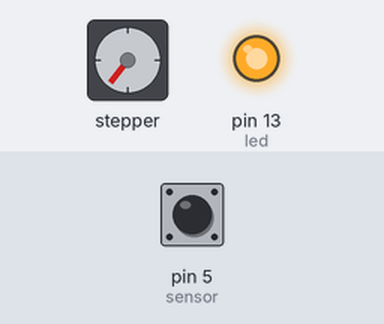
This sketch was run on a simulated Arduino Uno, built with avr-gcc and run on an emulated ATmega328P. Shown: stepper motor, output pins drawn as LEDs (lit = HIGH). Wiring (inferred from the names in the program): stepper motor driver (200 steps per turn assumed): step pin 3; direction pin 4. The inputs (shaded band) are chosen by the test bench; at power-on: pin 5 (sensor) HIGH. Pins used as bus, display or sensor lines are not drawn.

Above: at 1.25 s.
1.3 s: pin 5 (sensor) driven LOW
At 1.8 s:
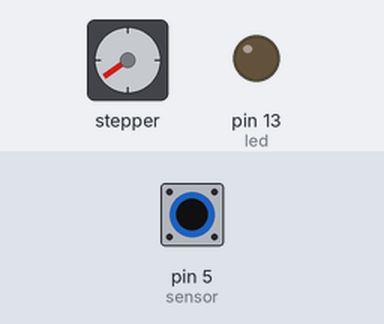
2.8 s: pin 5 (sensor) driven HIGH
At 4.1 s:
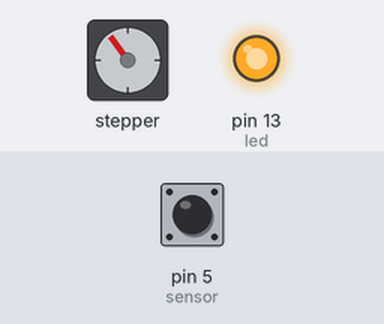
5.8 s: pin 5 (sensor) driven LOW
At 6.5 s:
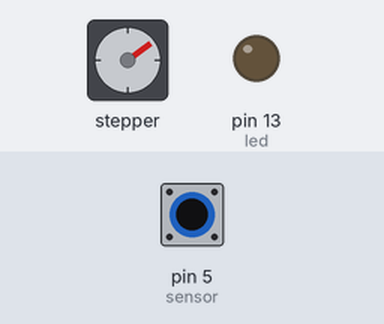
7.3 s: pin 5 (sensor) driven HIGH
At 8.4 s:
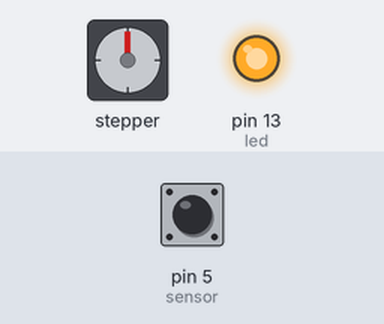
10.3 s: pin 5 (sensor) driven LOW
At 11.1 s:
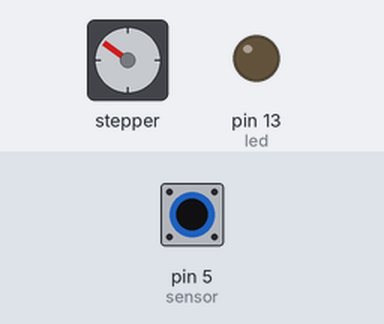
11.8 s: pin 5 (sensor) pulsed HIGH 2 times (0.12 s each, 0.3 s apart)
At 13.3 s:
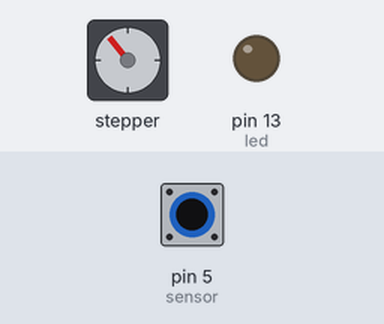
Timing chart, 0 to 14.8 s (numbered marks = the images above; inputs shaded):
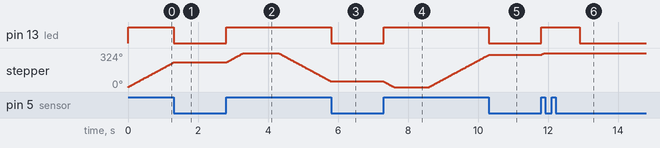

The sketch:

ir_sensor_based_servo_motor_control.ino
```cpp
#define sensor 5
#define led 13
// defines pins numbers
const int stepPin = 3;
const int dirPin = 4;
int j = 0,val = 0;

void setup()
   {
       pinMode(sensor, INPUT);
       pinMode(led, OUTPUT);
       pinMode(stepPin,OUTPUT);
       pinMode(dirPin,OUTPUT);
    }
void loop()
{
  j = 0;
   while(j < 2){
     if(j == 0){
     digitalWrite(dirPin,HIGH);
     motorpositive();
     delay(1000);
     }
     else {
     digitalWrite(dirPin,LOW);
     motorpositive();
     delay(1000);
     }
     j++;
   }
}
int sensorfunc(){
  int readsen = digitalRead(sensor);
  if( readsen == LOW) {
       digitalWrite(led, LOW);
       Serial.println(readsen);
       return 1;
  }
  else {
       digitalWrite(led,HIGH);
       return 0;
      }
}
void motorpositive(){
  for(int x = 0; x < 180; x++) {
    digitalWrite(stepPin,HIGH);
    delay(5);
    digitalWrite(stepPin,LOW);
    delay(5);
    do{
      val = sensorfunc();
    }while(val == 1);
  }
}
```

Measured:
- after the input at 1.3 s, pin 13 (led): HIGH → LOW at once; stepper: stops changing and stays 234°
- after the input at 2.8 s, pin 13 (led): LOW → HIGH at once; stepper: turns 90° clockwise in 0.50 s, then 269° counter-clockwise in 1.5 s
- after the input at 5.8 s, pin 13 (led): HIGH → LOW at once; stepper: goes on until 5.8 s, then stays 54°
- after the input at 7.3 s, pin 13 (led): LOW → HIGH at once; stepper: turns 54° counter-clockwise in 0.30 s, then 304° clockwise in 1.7 s
- after the input at 10.3 s, pin 13 (led): HIGH → LOW at once; stepper: goes on until 10.3 s, then stays 306°
- after the input at 11.8 s, pin 13 (led): LOW → HIGH at once, → LOW 1.1 s later; stepper: turns 18° clockwise in 0.10 s, then 2° counter-clockwise in 0.00 s
- by itself, stepper: keeps turning clockwise at about 181°/s
